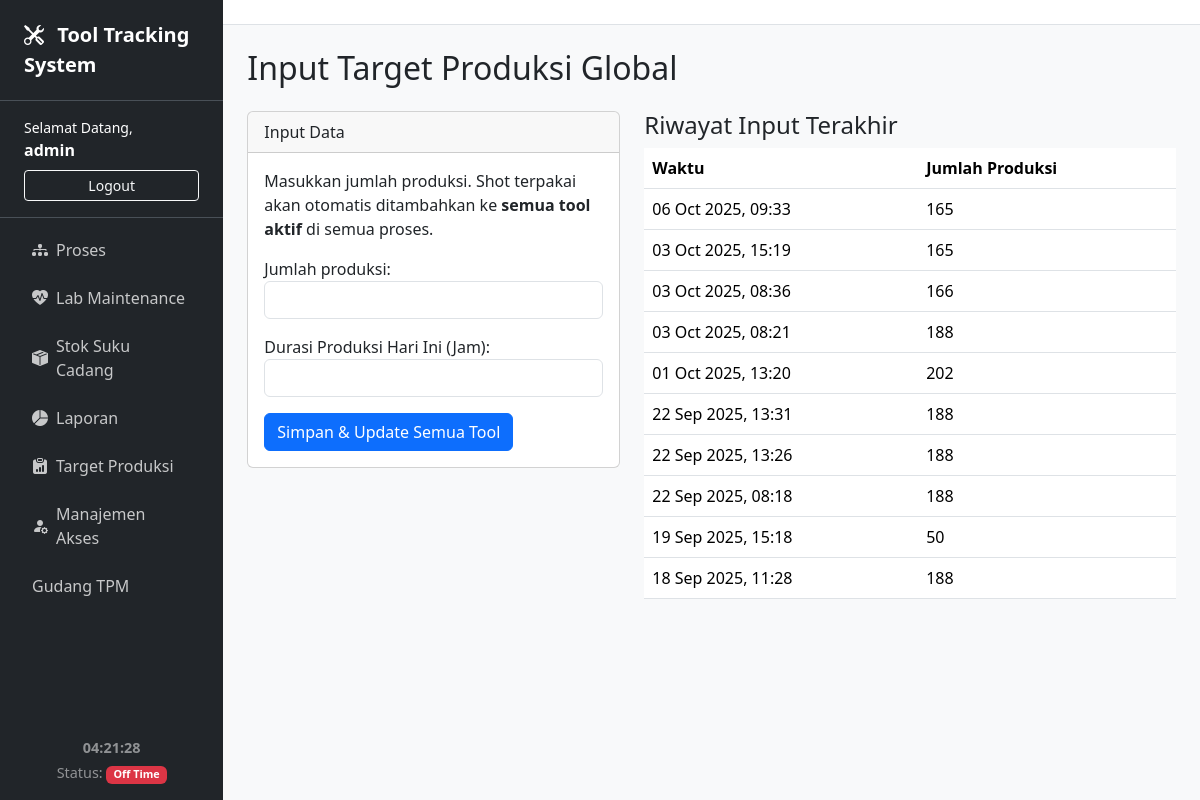
Page /produksi/ (signed in) on the earlier database version.
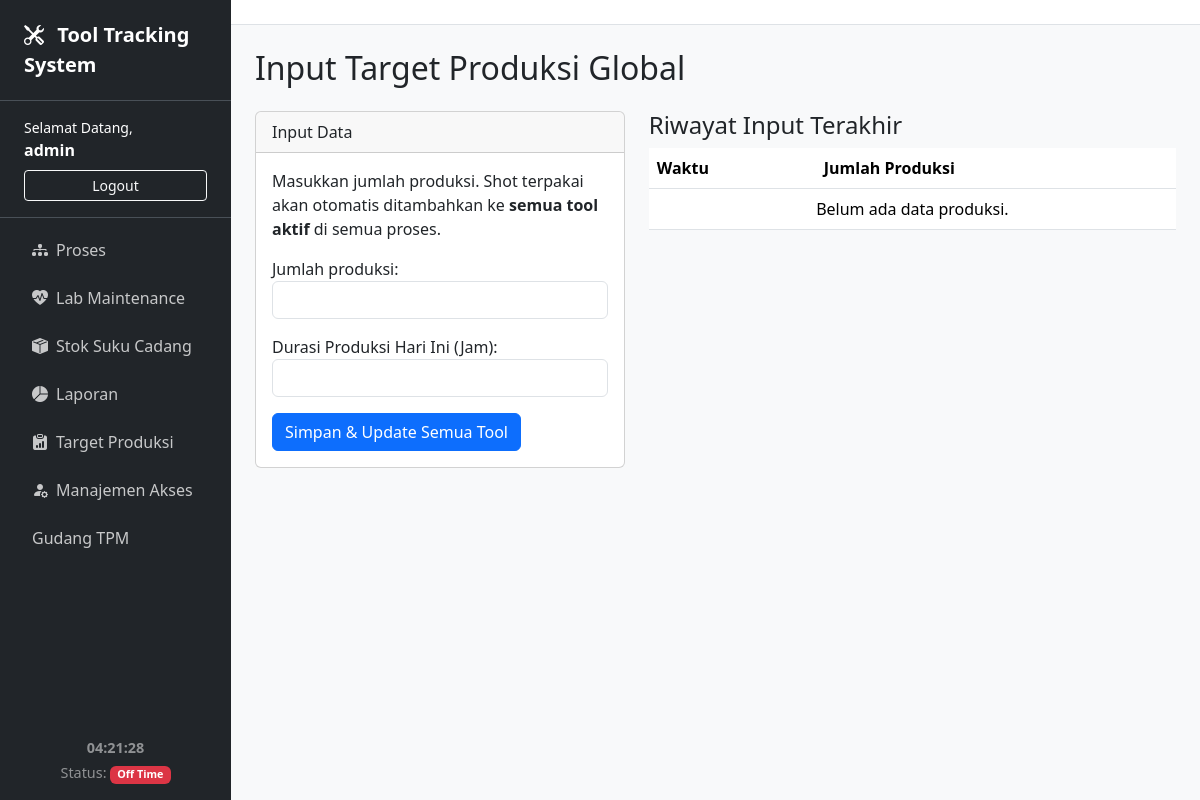
Same page on the later database version.
### tracker/models.py (models this page shows, shortened)
class ProductionLog(models.Model):
    jumlah_produksi = models.PositiveIntegerField()
    dibuat_pada = models.DateTimeField(auto_now_add=True)

### tracker/views.py (the view)
# urls.py: path('produksi/', views.halaman_produksi, name='halaman_produksi'),
@login_required
@transaction.atomic
def halaman_produksi(request):
    if request.method == 'POST':
        form = ProductionLogForm(request.POST)
        if form.is_valid():
            log_entry = form.save()
            jumlah_produksi_hari_ini = log_entry.jumlah_produksi
            durasi_jam = form.cleaned_data.get('durasi_produksi')
            tools_untuk_diupdate = Tool.objects.filter(proses__isnull=False).exclude(status='Perbaikan')
            for tool in tools_untuk_diupdate:
                shot_yang_digunakan = jumlah_produksi_hari_ini * tool.jumlah_shot
                tool.shot_terpakai += shot_yang_digunakan
                tool.jam_pakai_terakumulasi += durasi_jam
                tool.save()
            messages.success(request, f'Data telah ditambahkan ke {tools_untuk_diupdate.count()} tool aktif.')
            return redirect('halaman_produksi')
    else:
        form = ProductionLogForm()
    riwayat_produksi = ProductionLog.objects.all().order_by('-dibuat_pada')[:10]
    context = {'form': form, 'riwayat_produksi': riwayat_produksi}
    return render(request, 'tracker/halaman_produksi.html', context)

### tracker/forms.py
class ProductionLogForm(forms.ModelForm):
    durasi_produksi = forms.FloatField(label="Durasi Produksi Hari Ini (Jam)", required=True, min_value=0)
    class Meta:
        model = ProductionLog
        fields = ['jumlah_produksi']
    def __init__(self, *args, **kwargs):
        super().__init__(*args, **kwargs)
        for field in self.fields:
            self.fields[field].widget.attrs.update({'class': 'form-control'})

### tracker/templates/tracker/halaman_produksi.html (shortened to what this page needs)
{% extends 'tracker/base.html' %}
{% block content %}
<h2 class="mb-4">Input Target Produksi Global</h2>
<div class="row">
    {% if user.userprofile.is_developer or user.userprofile.can_edit_produksi %}
    <div class="col-md-5">
        <div class="card">
            <div class="card-header">Input Data</div>
            <div class="card-body">
                <p>Masukkan jumlah produksi. Shot terpakai akan otomatis ditambahkan ke <strong>semua tool aktif</strong> di semua proses.</p>
                <form method="post">
                    {{ form.as_p }}
                    <button type="submit" class="btn btn-primary">Simpan & Update Semua Tool</button>
                </form>
            </div>
        </div>
    </div>
    {% endif %}
    <div class="{% if user.userprofile.is_developer or user.userprofile.can_edit_produksi %}col-md-7{% else %}col-md-12{% endif %}">
        <h4>Riwayat Input Terakhir</h4>
        <table class="table">
            <thead>
                <tr>
                    <th>Waktu</th>
                    <th>Jumlah Produksi</th>
                </tr>
            </thead>
            <tbody>
                {% for log in riwayat_produksi %}
                <tr>
                    <td>{{ log.dibuat_pada|date:"d M Y, H:i" }}</td>
                    <td>{{ log.jumlah_produksi }}</td>
                </tr>
                {% empty %}
                <tr>
                    <td colspan="2" class="text-center">Belum ada data produksi.</td>
                </tr>
                {% endfor %}
            </tbody>
        </table>
    </div>
</div>
{% endblock %}

Differences in the rows shown:
removed ProductionLog: dibuat_pada "06 Oct 2025, 09:33", jumlah_produksi "165"
removed ProductionLog: dibuat_pada "03 Oct 2025, 15:19", jumlah_produksi "165"
removed ProductionLog: dibuat_pada "03 Oct 2025, 08:36", jumlah_produksi "166"
removed ProductionLog: dibuat_pada "03 Oct 2025, 08:21", jumlah_produksi "188"
removed ProductionLog: dibuat_pada "01 Oct 2025, 13:20", jumlah_produksi "202"
removed ProductionLog: dibuat_pada "22 Sep 2025, 13:31", jumlah_produksi "188"
removed ProductionLog: dibuat_pada "22 Sep 2025, 13:26", jumlah_produksi "188"
removed ProductionLog: dibuat_pada "22 Sep 2025, 08:18", jumlah_produksi "188"
removed ProductionLog: dibuat_pada "19 Sep 2025, 15:18", jumlah_produksi "50"
removed ProductionLog: dibuat_pada "18 Sep 2025, 11:28", jumlah_produksi "188"
Other differences:
text now shown: "Belum ada data produksi."
